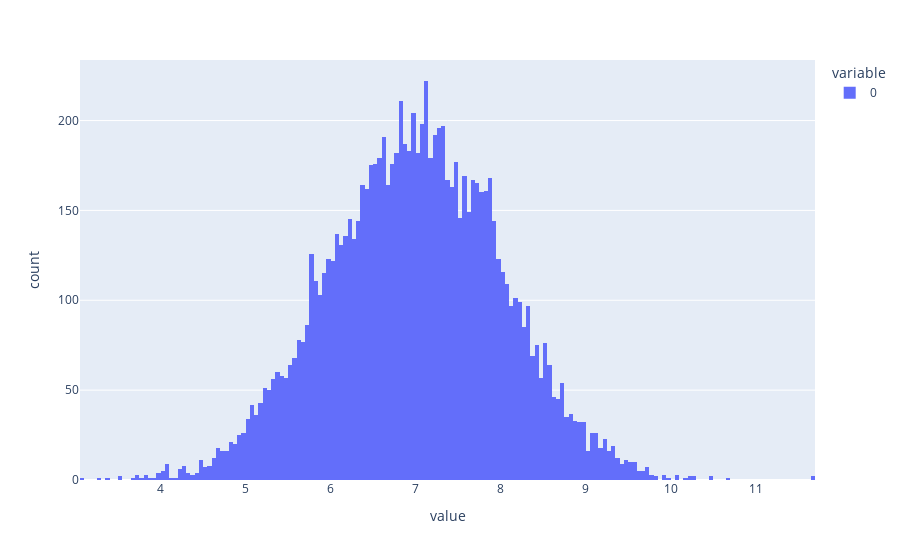

Here is the notebook cell this chart was saved with:
### Code cell
fig = px.histogram(generate_normal_sample(10000), nbins=200)
fig.show()

### Figure 1 — Plotly figure (JSON) as saved in the notebook; plotly's stock layout.template omitted (floating-point values rounded to 4 significant figures; data arrays with more than 128 entries replaced by an {"elided": "..."} marker saying what was removed)
{"data": [{"alignmentgroup": "True", "bingroup": "x", "hovertemplate": "variable=0<br>value=%{x}<br>count=%{y}<extra></extra>", "legendgroup": "0", "marker": {"color": "#636efa"}, "name": "0", "nbinsx": 200, "offsetgroup": "0", "orientation": "v", "showlegend": true, "type": "histogram", "x": {"elided": "10000 float values"}, "xaxis": "x", "yaxis": "y"}], "layout": {"barmode": "relative", "legend": {"title": {"text": "variable"}, "tracegroupgap": 0}, "margin": {"t": 60}, "xaxis": {"anchor": "y", "domain": [0, 1], "title": {"text": "value"}}, "yaxis": {"anchor": "x", "domain": [0, 1], "title": {"text": "count"}}}}
